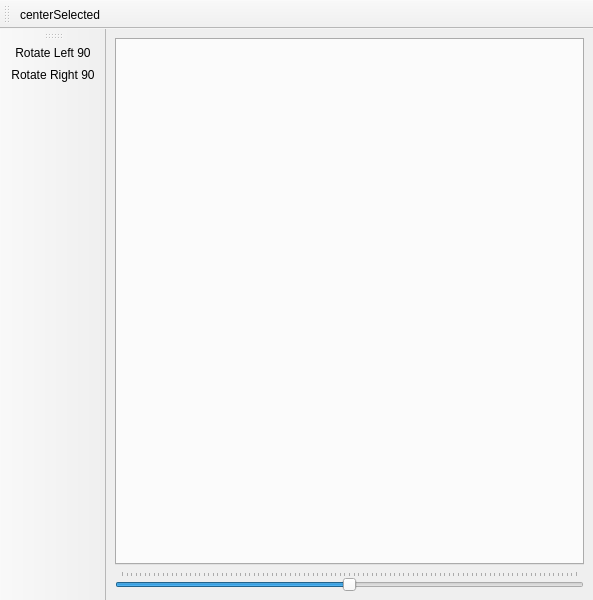
<?xml version="1.0" encoding="UTF-8"?>
<ui version="4.0">
 <class>MainWindow</class>
 <widget class="QMainWindow" name="MainWindow">
  <property name="geometry">
   <rect>
    <x>0</x>
    <y>0</y>
    <width>593</width>
    <height>600</height>
   </rect>
  </property>
  <property name="windowTitle">
   <string>MainWindow</string>
  </property>
  <property name="documentMode">
   <bool>false</bool>
  </property>
  <widget class="QWidget" name="centralwidget">
   <layout class="QVBoxLayout" name="verticalLayout_2">
    <item>
     <layout class="QVBoxLayout" name="verticalLayout">
      <item>
       <widget class="QTabWidget" name="tabWidget">
        <property name="sizePolicy">
         <sizepolicy hsizetype="Expanding" vsizetype="Expanding">
          <horstretch>255</horstretch>
          <verstretch>1</verstretch>
         </sizepolicy>
        </property>
        <property name="currentIndex">
         <number>-1</number>
        </property>
        <property name="tabsClosable">
         <bool>true</bool>
        </property>
       </widget>
      </item>
      <item>
       <widget class="QSlider" name="zoomSpider">
        <property name="maximum">
         <number>1000</number>
        </property>
        <property name="value">
         <number>500</number>
        </property>
        <property name="orientation">
         <enum>Qt::Horizontal</enum>
        </property>
        <property name="tickPosition">
         <enum>QSlider::TicksAbove</enum>
        </property>
       </widget>
      </item>
     </layout>
    </item>
   </layout>
  </widget>
  <widget class="QMenuBar" name="menubar">
   <property name="geometry">
    <rect>
     <x>0</x>
     <y>0</y>
     <width>593</width>
     <height>19</height>
    </rect>
   </property>
  </widget>
  <widget class="QToolBar" name="toolBar">
   <property name="windowTitle">
    <string>toolBar</string>
   </property>
   <attribute name="toolBarArea">
    <enum>TopToolBarArea</enum>
   </attribute>
   <attribute name="toolBarBreak">
    <bool>false</bool>
   </attribute>
   <addaction name="actionCenterSelected"/>
  </widget>
  <widget class="QToolBar" name="tbTransform">
   <property name="windowTitle">
    <string>toolBar_2</string>
   </property>
   <attribute name="toolBarArea">
    <enum>LeftToolBarArea</enum>
   </attribute>
   <attribute name="toolBarBreak">
    <bool>false</bool>
   </attribute>
   <addaction name="actionRotateLeft"/>
   <addaction name="actionRotateRight"/>
  </widget>
  <action name="actionCenterSelected">
   <property name="icon">
    <iconset resource="../res.qrc">
     <normaloff>:/btn/gui/images/zoom-select.png</normaloff>
     <normalon>:/btn/images/zoom-select.png</normalon>:/btn/gui/images/zoom-select.png</iconset>
   </property>
   <property name="text">
    <string>centerSelected</string>
   </property>
   <property name="toolTip">
    <string>Center view on selected item</string>
   </property>
  </action>
  <action name="actionRotateLeft">
   <property name="icon">
    <iconset resource="../res.qrc">
     <normaloff>:/btn/gui/images/object-rotate-left.png</normaloff>:/btn/gui/images/object-rotate-left.png</iconset>
   </property>
   <property name="text">
    <string>Rotate Left 90</string>
   </property>
  </action>
  <action name="actionRotateRight">
   <property name="icon">
    <iconset resource="../res.qrc">
     <normaloff>:/btn/gui/images/zoom-select.png</normaloff>:/btn/gui/images/zoom-select.png</iconset>
   </property>
   <property name="text">
    <string>Rotate Right 90</string>
   </property>
  </action>
 </widget>
 <resources>
  <include location="../res.qrc"/>
 </resources>
 <connections/>
</ui>
